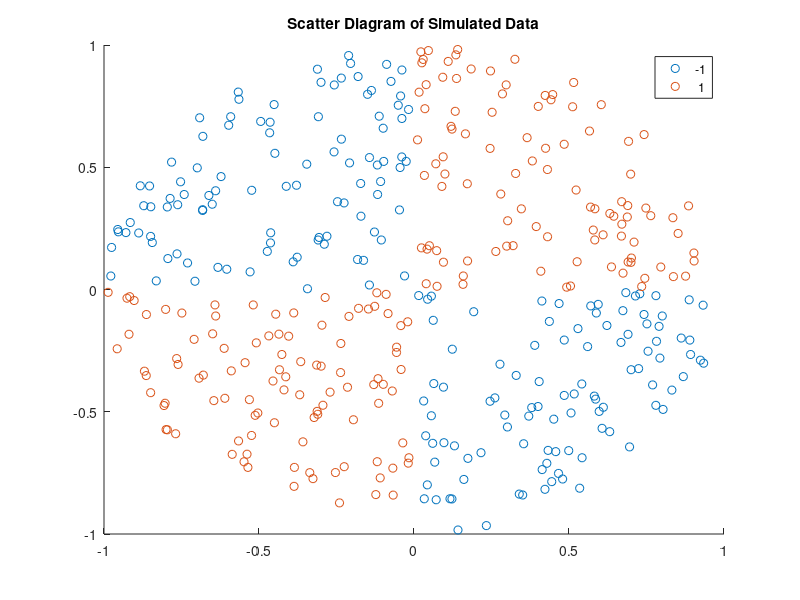

Recreate this plot in MATLAB. (Note: this script raises an error after producing the figure.)
rng(1);  % For reproducibility
n = 100; % Number of points per quadrant

r1 = sqrt(rand(2*n,1));                     % Random radii
t1 = [pi/2*rand(n,1); (pi/2*rand(n,1)+pi)]; % Random angles for Q1 and Q3
X1 = [r1.*cos(t1) r1.*sin(t1)];             % Polar-to-Cartesian conversion

r2 = sqrt(rand(2*n,1));
t2 = [pi/2*rand(n,1)+pi/2; (pi/2*rand(n,1)-pi/2)]; % Random angles for Q2 and Q4
X2 = [r2.*cos(t2) r2.*sin(t2)];

X = [X1; X2];        % Predictors
Y = ones(4*n,1);
Y(2*n + 1:end) = -1; % Labels

figure;
gscatter(X(:,1),X(:,2),Y);
title('Scatter Diagram of Simulated Data')

%% 
Mdl1 = fitcsvm(X,Y,'KernelFunction','mysigmoid','Standardize',true);

  % Compute the scores over a grid
d = 0.02; % Step size of the grid
[x1Grid,x2Grid] = meshgrid(min(X(:,1)):d:max(X(:,1)),...
    min(X(:,2)):d:max(X(:,2)));
xGrid = [x1Grid(:),x2Grid(:)];        % The grid
[~,scores1] = predict(Mdl1,xGrid); % The scores

figure;
h(1:2) = gscatter(X(:,1),X(:,2),Y);
hold on
h(3) = plot(X(Mdl1.IsSupportVector,1),...
    X(Mdl1.IsSupportVector,2),'ko','MarkerSize',10);
    % Support vectors
contour(x1Grid,x2Grid,reshape(scores1(:,2),size(x1Grid)),[0 0],'k');
    % Decision boundary
title('Scatter Diagram with the Decision Boundary')
legend({'-1','1','Support Vectors'},'Location','Best');
hold off
